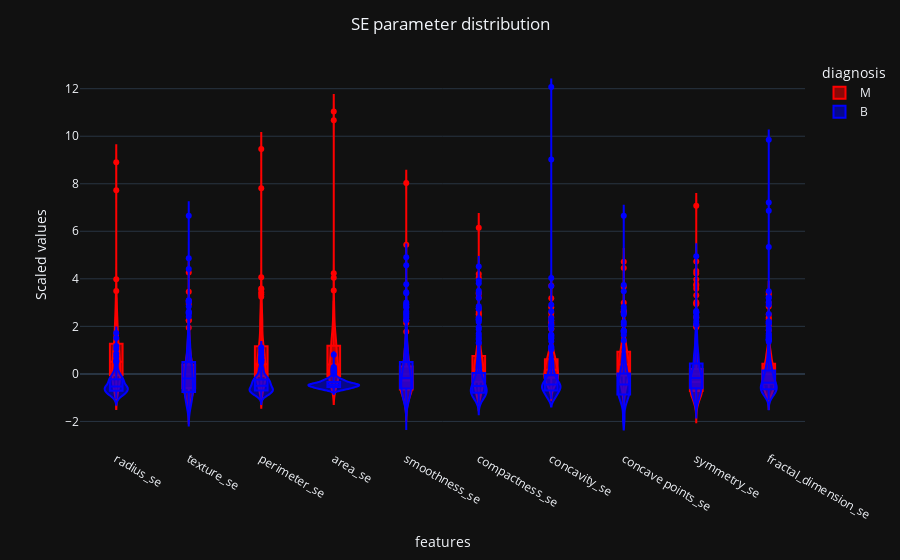

The code cell stored with this chart in its notebook:
### Code cell
fig4=px.violin(data,x='features',y='value',box=True,color='diagnosis',violinmode='overlay',color_discrete_sequence =['red','blue'],labels={'value':'Scaled values'})
fig4.update_layout(violingap=0,template='plotly_dark',title='SE parameter distribution',title_x=0.5)
fig4.show()

### Figure 1 — Plotly figure (JSON) as saved in the notebook; plotly's stock layout.template omitted (floating-point values rounded to 4 significant figures; data arrays with more than 128 entries replaced by an {"elided": "..."} marker saying what was removed)
{"data": [{"alignmentgroup": "True", "box": {"visible": true}, "hovertemplate": "diagnosis=M<br>features=%{x}<br>Scaled values=%{y}<extra></extra>", "legendgroup": "M", "marker": {"color": "red"}, "name": "M", "offsetgroup": "M", "orientation": "v", "scalegroup": "True", "showlegend": true, "type": "violin", "x": {"elided": "2120 str values"}, "x0": " ", "xaxis": "x", "y": {"elided": "2120 float values"}, "y0": " ", "yaxis": "y"}, {"alignmentgroup": "True", "box": {"visible": true}, "hovertemplate": "diagnosis=B<br>features=%{x}<br>Scaled values=%{y}<extra></extra>", "legendgroup": "B", "marker": {"color": "blue"}, "name": "B", "offsetgroup": "B", "orientation": "v", "scalegroup": "True", "showlegend": true, "type": "violin", "x": {"elided": "3570 str values"}, "x0": " ", "xaxis": "x", "y": {"elided": "3570 float values"}, "y0": " ", "yaxis": "y"}], "layout": {"legend": {"title": {"text": "diagnosis"}, "tracegroupgap": 0}, "margin": {"t": 60}, "title": {"text": "SE parameter distribution", "x": 0.5}, "violingap": 0, "violinmode": "overlay", "xaxis": {"anchor": "y", "domain": [0, 1], "title": {"text": "features"}}, "yaxis": {"anchor": "x", "domain": [0, 1], "title": {"text": "Scaled values"}}}}
